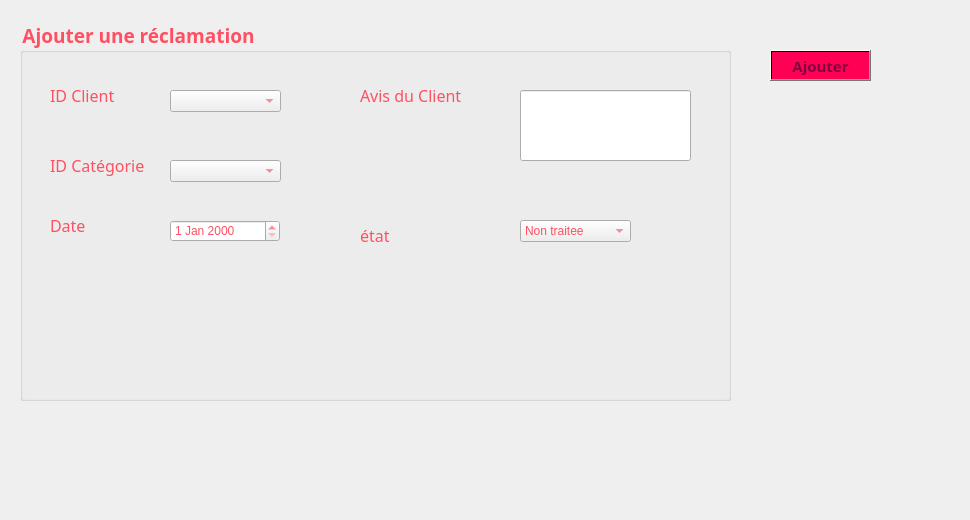
     <widget class="QWidget" name="tab_reclamation_3">
      <attribute name="title">
       <string>Ajouter</string>
      </attribute>
      <widget class="QGroupBox" name="groupBox_reclamation">
       <property name="geometry">
        <rect>
         <x>20</x>
         <y>20</y>
         <width>711</width>
         <height>381</height>
        </rect>
       </property>
       <property name="font">
        <font>
         <family>Lucida Calligraphy</family>
         <pointsize>14</pointsize>
         <weight>75</weight>
         <bold>true</bold>
        </font>
       </property>
       <property name="styleSheet">
        <string notr="true">color: rgb(255, 80, 97);
</string>
       </property>
       <property name="title">
        <string>Ajouter une réclamation</string>
       </property>
       <widget class="QLabel" name="label_reclamation_7">
        <property name="geometry">
         <rect>
          <x>30</x>
          <y>130</y>
          <width>171</width>
          <height>31</height>
         </rect>
        </property>
        <property name="font">
         <font>
          <family>Lucida Calligraphy</family>
          <pointsize>12</pointsize>
         </font>
        </property>
        <property name="text">
         <string>ID Catégorie</string>
        </property>
       </widget>
       <widget class="QDateEdit" name="date_reclamation">
        <property name="geometry">
         <rect>
          <x>150</x>
          <y>200</y>
          <width>110</width>
          <height>22</height>
         </rect>
        </property>
       </widget>
       <widget class="QLabel" name="label_reclamation_9">
        <property name="geometry">
         <rect>
          <x>30</x>
          <y>60</y>
          <width>171</width>
          <height>31</height>
         </rect>
        </property>
        <property name="font">
         <font>
          <family>Lucida Calligraphy</family>
          <pointsize>12</pointsize>
         </font>
        </property>
        <property name="text">
         <string>ID Client</string>
        </property>
       </widget>
       <widget class="QLabel" name="label_reclamation_11">
        <property name="geometry">
         <rect>
          <x>30</x>
          <y>190</y>
          <width>171</width>
          <height>31</height>
         </rect>
        </property>
        <property name="font">
         <font>
          <family>Lucida Calligraphy</family>
          <pointsize>12</pointsize>
         </font>
        </property>
        <property name="text">
         <string>Date</string>
        </property>
       </widget>
       <widget class="QLabel" name="label_reclamation_12">
        <property name="geometry">
         <rect>
          <x>340</x>
          <y>60</y>
          <width>171</width>
          <height>31</height>
         </rect>
        </property>
        <property name="font">
         <font>
          <family>Lucida Calligraphy</family>
          <pointsize>12</pointsize>
         </font>
        </property>
        <property name="text">
         <string>Avis du Client</string>
        </property>
       </widget>
       <widget class="QLineEdit" name="avis_reclamation">
        <property name="geometry">
         <rect>
          <x>500</x>
          <y>70</y>
          <width>171</width>
          <height>71</height>
         </rect>
        </property>
       </widget>
       <widget class="QComboBox" name="comboBox_reclamation_1">
        <property name="geometry">
         <rect>
          <x>150</x>
          <y>140</y>
          <width>111</width>
          <height>22</height>
         </rect>
        </property>
       </widget>
       <widget class="QComboBox" name="comboBox_reclamation_2">
        <property name="geometry">
         <rect>
          <x>150</x>
          <y>70</y>
          <width>111</width>
          <height>22</height>
         </rect>
        </property>
       </widget>
       <widget class="QComboBox" name="comboBox_reclamation_etat1">
        <property name="geometry">
         <rect>
          <x>500</x>
          <y>200</y>
          <width>111</width>
          <height>22</height>
         </rect>
        </property>
        <item>
         <property name="text">
          <string>Non traitee</string>
         </property>
        </item>
        <item>
         <property name="text">
          <string>En cours</string>
         </property>
        </item>
        <item>
         <property name="text">
          <string>Traitee</string>
         </property>
        </item>
       </widget>
       <widget class="QLabel" name="label_reclamation_8">
        <property name="geometry">
         <rect>
          <x>340</x>
          <y>200</y>
          <width>171</width>
          <height>31</height>
         </rect>
        </property>
        <property name="font">
         <font>
          <family>Lucida Calligraphy</family>
          <pointsize>12</pointsize>
         </font>
        </property>
        <property name="text">
         <string>état</string>
        </property>
       </widget>
      </widget>
      <widget class="QLabel" name="label_reclamation">
       <property name="geometry">
        <rect>
         <x>-20</x>
         <y>-10</y>
         <width>961</width>
         <height>511</height>
        </rect>
       </property>
       <property name="text">
        <string/>
       </property>
       <property name="pixmap">
        <pixmap>../../../../../../Downloads/155296947_507314950275690_225535330781415924_n.jpg</pixmap>
       </property>
      </widget>
      <widget class="QPushButton" name="bouton_ajout_reclamation">
       <property name="geometry">
        <rect>
         <x>770</x>
         <y>50</y>
         <width>101</width>
         <height>31</height>
        </rect>
       </property>
       <property name="font">
        <font>
         <family>Lucida Calligraphy</family>
         <pointsize>11</pointsize>
         <weight>75</weight>
         <bold>true</bold>
        </font>
       </property>
       <property name="styleSheet">
        <string notr="true">background-color: qlineargradient(spread:pad, x1:1, y1:0, x2:1, y2:0, stop:0.919598 rgba(255, 0, 84, 255), stop:0.98 rgba(0, 0, 0, 255), stop:1 rgba(235, 148, 61, 255));
color: rgb(132, 1, 64);</string>
       </property>
       <property name="text">
        <string>Ajouter</string>
       </property>
      </widget>
      <zorder>label_reclamation</zorder>
      <zorder>groupBox_reclamation</zorder>
      <zorder>bouton_ajout_reclamation</zorder>
     </widget>
